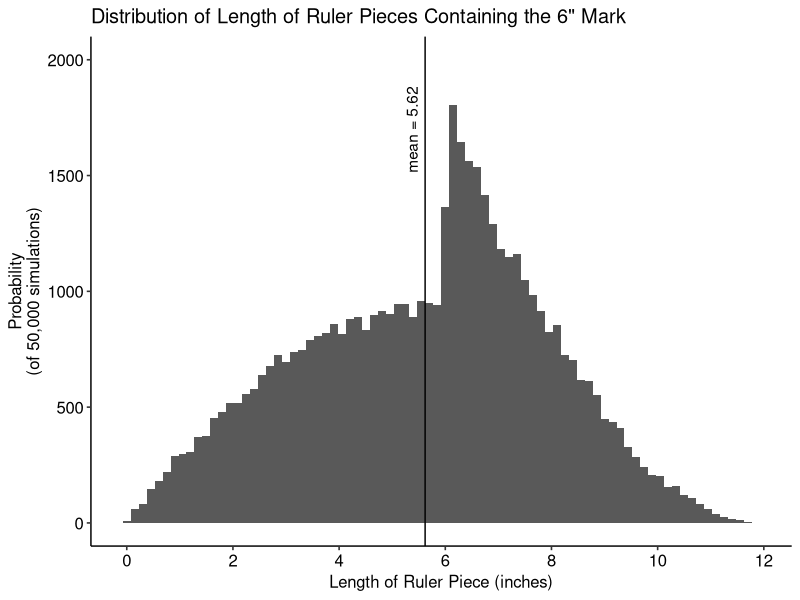

Source code (R):
## ---- chunk 1
knitr::opts_chunk$set(echo = TRUE)
## ---- chunk 2
breakRuler <- function (rulerLength = 12, breakNum = 3, mark = 6) {
  breaks <- sample(seq(0, rulerLength, by = 0.001), breakNum) # hopefully 0.001 is small enough
  breaks <- breaks[order(breaks)]
  
  pieceLengths <- c()
  hasMark <- c()
  
  for (pieceNum in 1:(length(breaks) + 1)) {
    pieceBreak <- breaks[pieceNum]
    
    if (pieceNum == 1) {
      pieceLengths <- pieceBreak
      if (pieceBreak >= mark) {
        hasMark <- T
      } else {
        hasMark <- F
      }
      
    } else if (pieceNum <= length(breaks)){
      pieceLengths <- c(pieceLengths, (pieceBreak - breaks[pieceNum - 1]))
      if (pieceBreak >= mark && breaks[pieceNum - 1] < mark) {
        hasMark <- c(hasMark, T)
      } else {
        hasMark <- c(hasMark, F)
      }
      
      
    } else {
      pieceLengths <- c(pieceLengths, (rulerLength - breaks[pieceNum - 1]))
      if (breaks[pieceNum - 1] < mark) {
        hasMark <- c(hasMark, T)
      } else {
        hasMark <- c(hasMark, F)
      }
    }
  }
  return(pieceLengths[hasMark])
}
## ---- chunk 3
allLengths <- c()
for (i in 1:50000) {
  allLengths <- c(allLengths, breakRuler())
}
print(paste("The mean length of ruler pieces that contain the 6 inch mark is", mean(allLengths)))
print(paste("The median length of ruler pieces that contain the 6 inch mark is", median(allLengths)))
## ---- chunk 4
library(ggplot2)
library(ggpubr)

ggplot(data.frame(len = allLengths)) +
  geom_histogram(aes(x = len), binwidth = 0.15) +
  geom_vline(xintercept = mean(allLengths)) +
  annotate(geom = "text", x = mean(allLengths) - 0.25, y = 1700, 
           label = paste("mean =", round(mean(allLengths), digits = 3)), 
           angle = 90) +
  ylim(c(0, 2000)) +
  ylab("Probability\n(of 50,000 simulations)") +
  scale_x_continuous(name = "Length of Ruler Piece (inches)", 
                     breaks = c(seq(0, 12, by = 2))) +
  ggtitle("Distribution of Length of Ruler Pieces Containing the 6\" Mark") +
  theme_pubr()

